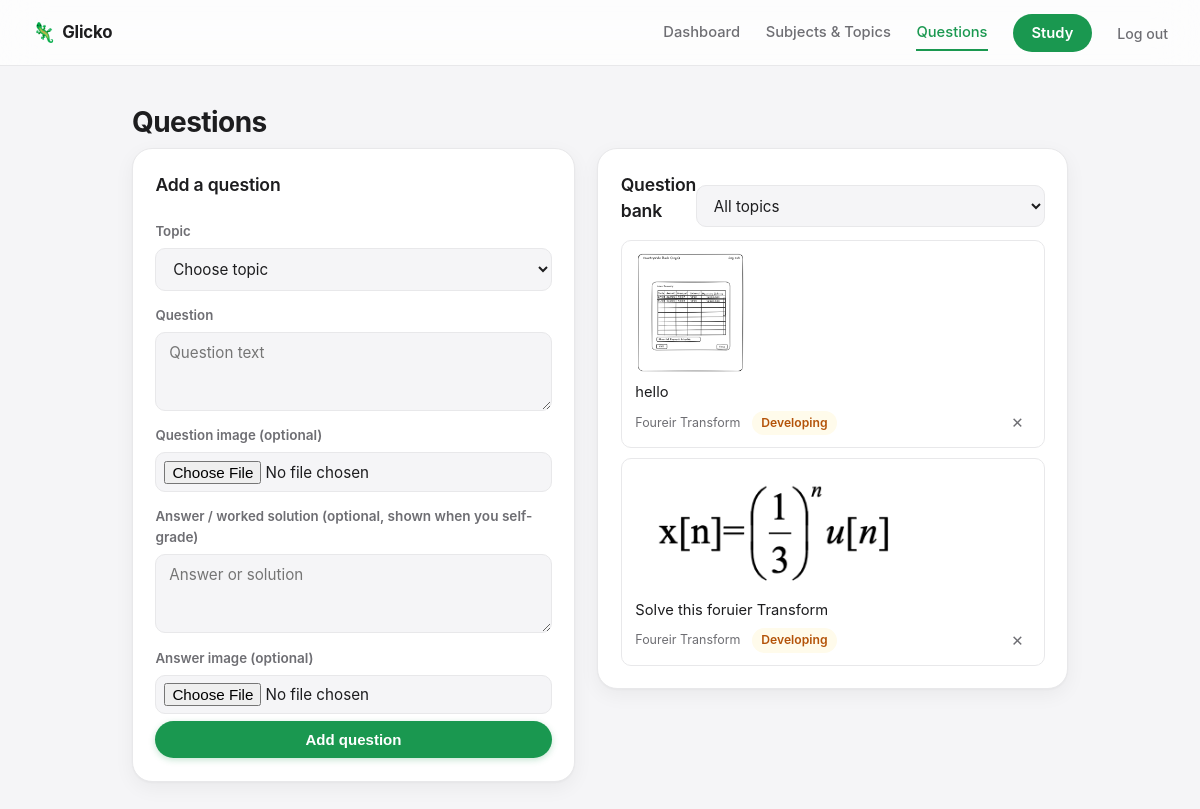
Screenshot of /questions (signed in) with the database file from the repository.
### tables this page shows
CREATE TABLE questions (
    id INTEGER PRIMARY KEY AUTOINCREMENT,
    topic_id INTEGER NOT NULL REFERENCES topics(id) ON DELETE CASCADE,
    text TEXT NOT NULL,
    answer TEXT,
    image_filename TEXT,
    answer_image_filename TEXT,
    rating REAL NOT NULL DEFAULT 1500,
    rd REAL NOT NULL DEFAULT 350,
    last_update TEXT,
    sm2_n INTEGER NOT NULL DEFAULT 0,
    sm2_ef REAL NOT NULL DEFAULT 2.5,
    sm2_interval REAL NOT NULL DEFAULT 0,
    next_eligible TEXT
);

CREATE TABLE topics (
    id INTEGER PRIMARY KEY AUTOINCREMENT,
    subject_id INTEGER NOT NULL REFERENCES subjects(id) ON DELETE CASCADE,
    name TEXT NOT NULL,
    rating REAL NOT NULL DEFAULT 1500,
    rd REAL NOT NULL DEFAULT 350,
    last_update TEXT,
    pending_results TEXT NOT NULL DEFAULT '[]',
    UNIQUE(subject_id, name)
);

### app.py (the view)
@app.route('/questions')
@login_required
def questions():
    uid = session['user_id']
    conn = db.get_db()
    topic_filter = request.args.get('topic_id', type=int)
    topics = conn.execute(
        "SELECT topics.*, subjects.name AS subject_name FROM topics "
        "JOIN subjects ON subjects.id = topics.subject_id WHERE subjects.user_id = ? "
        "ORDER BY subjects.name, topics.name", (uid,)
    ).fetchall()
    if topic_filter:
        q_rows = conn.execute(
            "SELECT questions.*, topics.name AS topic_name FROM questions "
            "JOIN topics ON topics.id = questions.topic_id "
            "JOIN subjects ON subjects.id = topics.subject_id "
            "WHERE topics.id = ? AND subjects.user_id = ? ORDER BY questions.id DESC",
            (topic_filter, uid)
        ).fetchall()
    else:
        q_rows = conn.execute(
            "SELECT questions.*, topics.name AS topic_name FROM questions "
            "JOIN topics ON topics.id = questions.topic_id "
            "JOIN subjects ON subjects.id = topics.subject_id "
            "WHERE subjects.user_id = ? ORDER BY questions.id DESC LIMIT 100",
            (uid,)
        ).fetchall()
    conn.close()
    return render_template('questions.html', topics=topics, questions=q_rows, topic_filter=topic_filter)

### auth.py (called while the page is built)
def login_required(view):
    @wraps(view)
    def wrapped(*args, **kwargs):
        if not session.get('user_id'):
            return redirect(url_for('login', next=request.path))
        return view(*args, **kwargs)
    return wrapped

### db.py (called while the page is built)
def get_db():
    conn = sqlite3.connect(DB_PATH)
    conn.row_factory = sqlite3.Row
    conn.execute("PRAGMA foreign_keys = ON")
    return conn

### labels.py (called while the page is built)
def rating_label(rating):
    for lo, hi, label, css in TIERS:
        if lo <= rating < hi:
            return label, css
    return "Excellent", "tier-excellent"

### templates/questions.html (shortened to what this page needs)
{% extends "base.html" %}
{% block content %}
<h1>Questions</h1>
<div class="two-col">
  <section class="panel">
    <h2>Add a question</h2>
    {% if not topics %}
      <p class="muted">Add a subject and topic first.</p>
    {% else %}
    <form method="post" action="{{ url_for('add_question') }}" class="stack-form" enctype="multipart/form-data">
      <label>Topic</label>
      <select name="topic_id" required>
        <option value="" disabled selected>Choose topic</option>
      </select>
      <label>Question</label>
      <textarea name="text" rows="3" placeholder="Question text" required></textarea>
      <label>Question image <span class="muted small">(optional)</span></label>
      <input type="file" name="image" accept="image/*">
      <label>Answer / worked solution <span class="muted small">(optional, shown when you self-grade)</span></label>
      <textarea name="answer" rows="3" placeholder="Answer or solution"></textarea>
      <label>Answer image <span class="muted small">(optional)</span></label>
      <input type="file" name="answer_image" accept="image/*">
      <button type="submit" class="btn btn-primary">Add question</button>
    </form>
    {% endif %}
  </section>
  <section class="panel">
    <div class="panel-head">
      <h2>Question bank</h2>
      <form method="get" action="{{ url_for('questions') }}">
        <select name="topic_id" onchange="this.form.submit()">
          <option value="">All topics</option>
        </select>
      </form>
    </div>
    <ul class="question-list">
      {% for q in questions %}
      <li>
        {% if q.image_filename %}
        <img src="{{ url_for('static', filename='uploads/' + q.image_filename) }}" class="q-thumb" alt="">
        {% endif %}
        <div class="question-text">{{ q.text }}</div>
        <div class="question-meta">
          <span>{{ q.topic_name }}</span>
          <span class="rating-pill {{ rating_label(q.rating)[1] }}">{{ rating_label(q.rating)[0] }}</span>
          <form method="post" action="{{ url_for('delete_question', question_id=q.id) }}" onsubmit="return confirm('Delete this question?');">
            <button type="submit" class="btn-icon" title="Delete">✕</button>
          </form>
        </div>
      </li>
      {% else %}
      <li class="muted">No questions yet.</li>
      {% endfor %}
    </ul>
  </section>
</div>
{% endblock %}

### templates/base.html (shortened to what this page needs)
<!DOCTYPE html>
<html lang="en">
<head>
<link rel="stylesheet" href="{{ url_for('static', filename='style.css') }}">
</head>
<body>
<header class="topbar">
  <a class="brand" href="{{ url_for('dashboard') if session.get('user_id') else url_for('login') }}">
    <span class="brand-mark">🦎</span> Glicko
  </a>
  {% if session.get('user_id') %}
  <nav>
    <a href="{{ url_for('dashboard') }}" class="{{ 'active' if request.endpoint == 'dashboard' }}">Dashboard</a>
    <a href="{{ url_for('manage') }}" class="{{ 'active' if request.endpoint == 'manage' }}">Subjects &amp; Topics</a>
    <a href="{{ url_for('questions') }}" class="{{ 'active' if request.endpoint == 'questions' }}">Questions</a>
    <a href="{{ url_for('study_setup') }}" class="cta {{ 'active' if request.endpoint and request.endpoint.startswith('study') }}">Study</a>
    <form method="post" action="{{ url_for('logout') }}" class="logout-form">
      <button type="submit" class="link-btn-plain">Log out</button>
    </form>
  </nav>
  {% endif %}
</header>
<main class="container">
  {% block content %}{% endblock %}
</main>
</body>
</html>

### static/style.css (style rules this page uses)
:root { --bg: #f5f5f7; --card: #ffffff; --text: #1d1d1f; --muted: #6e6e73; --border: #e8e8ea; --primary: #1a9850; --primary-dark: #147a40; --primary-light: #eaf8ef; --primary-tint: #d7f2e2; --red: #d92d20; --amber: #b45309; --green-deep: #0f5132; --radius-lg: 20px; --radius-md: 14px; --radius-sm: 10px; --shadow-card: 0 1px 2px rgba(0, 0, 0, 0.03), 0 6px 20px rgba(0, 0, 0, 0.05); --shadow-pop: 0 4px 10px rgba(0, 0, 0, 0.06), 0 14px 36px rgba(0, 0, 0, 0.08); }
* { box-sizing: border-box; }
body { margin: 0; font-family: -apple-system, BlinkMacSystemFont, 'SF Pro Text', 'Inter', sans-serif; background: var(--bg); color: var(--text); line-height: 1.5; -webkit-font-smoothing: antialiased; }
h1 { font-size: 1.75rem; font-weight: 700; letter-spacing: -0.02em; margin: 0 0 0.3rem; }
h2 { font-size: 1.1rem; font-weight: 600; letter-spacing: -0.01em; margin: 0 0 1rem; }
.muted { color: var(--muted); }
.small { font-size: 0.85rem; }
.topbar { display: flex; align-items: center; justify-content: space-between; padding: 0.85rem 2rem; background: rgba(255, 255, 255, 0.75); backdrop-filter: saturate(180%) blur(20px); -webkit-backdrop-filter: saturate(180%) blur(20px); border-bottom: 1px solid var(--border); position: sticky; top: 0; z-index: 10; }
.brand { font-weight: 700; font-size: 1.05rem; letter-spacing: -0.01em; color: var(--text); text-decoration: none; display: flex; align-items: center; gap: 0.4rem; }
.brand-mark { font-size: 1.2rem; }
.topbar nav { display: flex; gap: 1.6rem; align-items: center; }
.topbar nav a { color: var(--muted); text-decoration: none; font-weight: 500; font-size: 0.92rem; padding: 0.4rem 0; border-bottom: 2px solid transparent; transition: color 0.15s ease; }
.topbar nav a.active { color: var(--primary); border-bottom-color: var(--primary); }
.topbar nav a.cta { background: var(--primary); color: white; padding: 0.5rem 1.15rem; border-radius: 999px; border-bottom: none; font-weight: 600; }
.logout-form { margin: 0; }
.link-btn-plain { background: none; border: none; cursor: pointer; color: var(--muted); font-family: inherit; font-size: 0.88rem; font-weight: 500; padding: 0; }
.container { max-width: 1000px; margin: 0 auto; padding: 2.2rem 2rem; }
.rating-pill { font-size: 0.76rem; font-weight: 600; padding: 0.2rem 0.6rem; border-radius: 999px; white-space: nowrap; }
.tier-mid { color: var(--amber); background: #fffbeb; }
.two-col { display: grid; grid-template-columns: 1fr 1fr; gap: 1.4rem; align-items: start; }
.panel { background: var(--card); border: 1px solid var(--border); border-radius: var(--radius-lg); padding: 1.4rem; box-shadow: var(--shadow-card); }
.panel-head { display: flex; justify-content: space-between; align-items: center; }
.stack-form { display: flex; flex-direction: column; gap: 0.4rem; }
.stack-form label { font-size: 0.83rem; font-weight: 600; color: var(--muted); margin-top: 0.5rem; }
input, select, textarea { font-family: inherit; font-size: 0.95rem; padding: 0.62rem 0.8rem; border: 1px solid var(--border); border-radius: var(--radius-sm); background: var(--bg); color: var(--text); }
textarea { resize: vertical; font-family: inherit; }
input[type="file"] { padding: 0.45rem 0.5rem; background: var(--bg); }
.btn { display: inline-block; border: none; border-radius: 999px; padding: 0.65rem 1.3rem; font-weight: 600; font-size: 0.94rem; cursor: pointer; text-decoration: none; text-align: center; transition: transform 0.06s ease, background 0.15s ease, box-shadow 0.15s ease; }
.btn-primary { background: var(--primary); color: white; box-shadow: 0 2px 6px rgba(26, 152, 80, 0.25); }
.btn-icon { background: transparent; border: none; color: var(--muted); cursor: pointer; font-size: 0.92rem; padding: 0.2rem 0.4rem; border-radius: 8px; }
.question-list { list-style: none; padding: 0; margin: 0; display: flex; flex-direction: column; gap: 0.6rem; max-height: 480px; overflow-y: auto; }
.question-list li { border: 1px solid var(--border); border-radius: var(--radius-sm); padding: 0.75rem 0.85rem; }
.q-thumb { max-width: 100%; max-height: 120px; border-radius: 8px; margin-bottom: 0.5rem; display: block; object-fit: cover; }
.question-text { font-size: 0.92rem; margin-bottom: 0.45rem; }
.question-meta { display: flex; align-items: center; gap: 0.7rem; font-size: 0.78rem; color: var(--muted); }
.question-meta form { margin-left: auto; }

### rows the page displays
questions: image_filename (picture), text "hello", topic_name "Foureir Transform", rating "Developing"
questions: image_filename (picture), text "Solve this foruier Transform", topic_name "Foureir Transform", rating "Developing"
